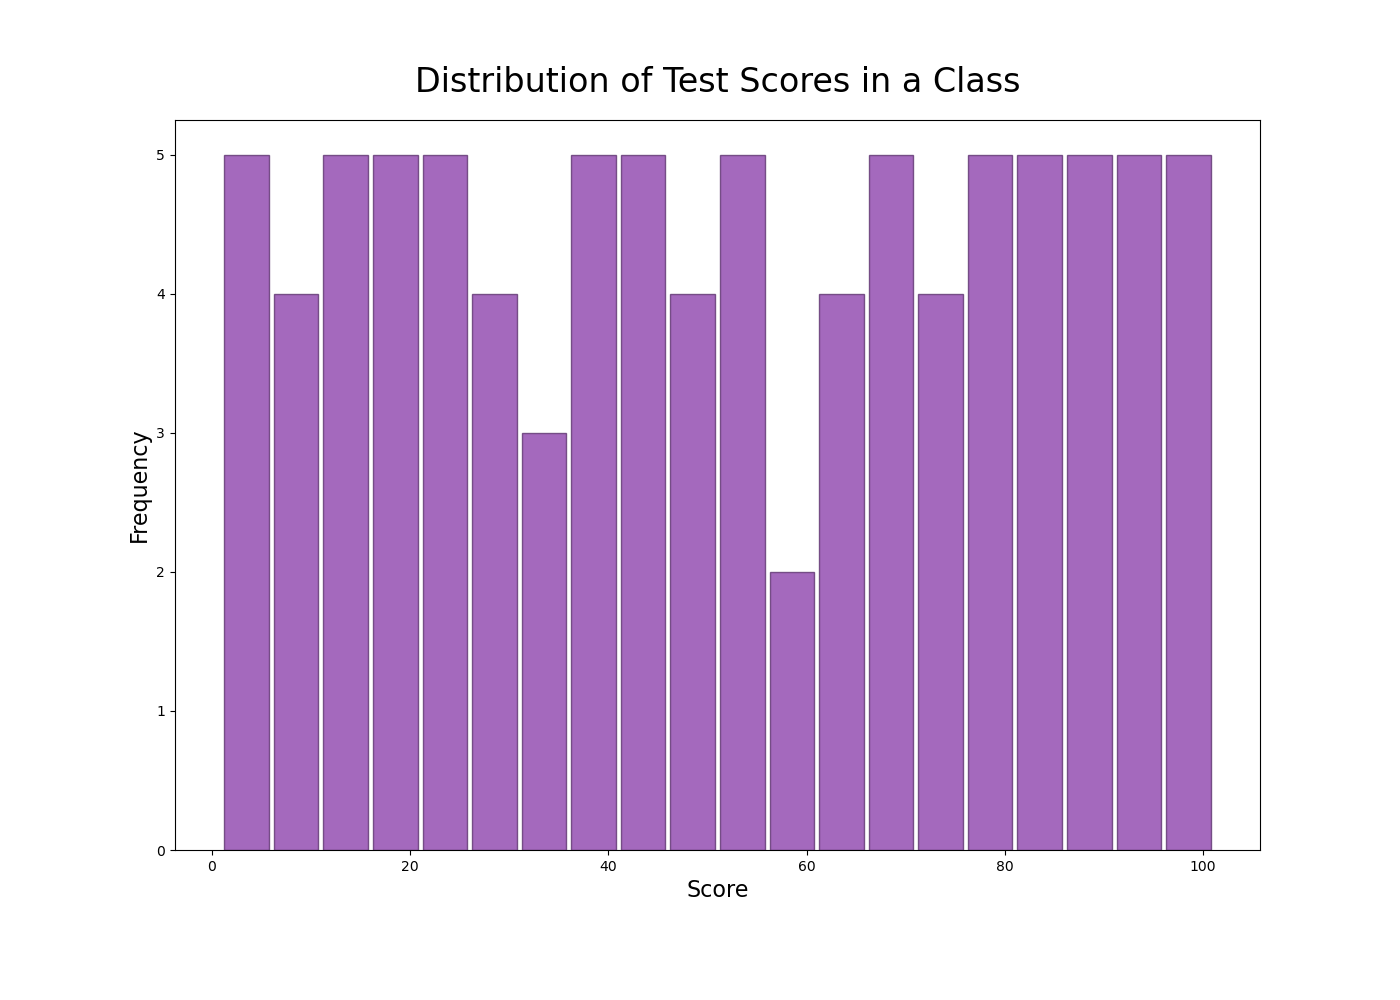

Write the Python code that produced this figure.

import matplotlib.pyplot as plt

# Define the data
data = [
    78, 82, 79, 83, 84, 85, 86, 88, 90, 92, 93, 95, 96, 97, 98, 99, 100, 60, 65, 63, 62, 61, 66, 67, 68, 69, 70, 72, 74, 75, 76, 77, 
    58, 55, 54, 53, 52, 50, 51, 49, 48, 47, 45, 44, 43, 42, 41, 40, 39, 38, 37, 36, 35, 33, 32, 30, 29, 28, 26, 24, 23, 22, 21, 20, 
    19, 18, 17, 16, 15, 14, 12, 11, 10, 8, 6, 5, 3, 2, 1, 80, 81, 87, 89, 91, 94, 73, 25, 13, 7, 4
]

# Create figure and axis objects
fig, ax = plt.subplots(figsize=(14, 10))

# Plot a histogram with specified color, orientation, and bin width
bin_width = 5
n, bins, patches = ax.hist(data, bins=range(min(data), max(data) + bin_width, bin_width),
                           color='#8e44ad', edgecolor='#5e3370', alpha=0.8, rwidth=0.9)

# Set chart title and labels
ax.set_title('Distribution of Test Scores in a Class', fontsize=24, pad=20)
ax.set_xlabel('Score', fontsize=16)
ax.set_ylabel('Frequency', fontsize=16)

# Tweak spacing to prevent clipping of ylabel
plt.subplots_adjust(bottom=0.15)

plt.show()
